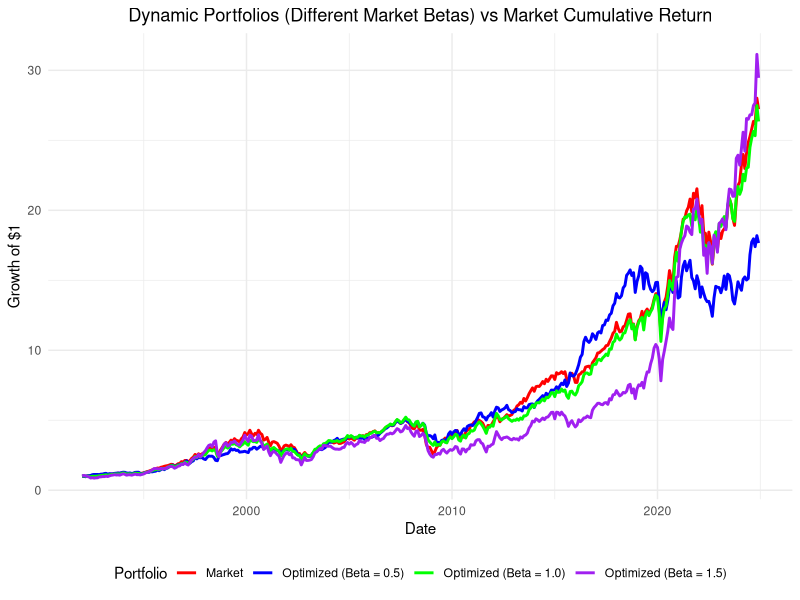
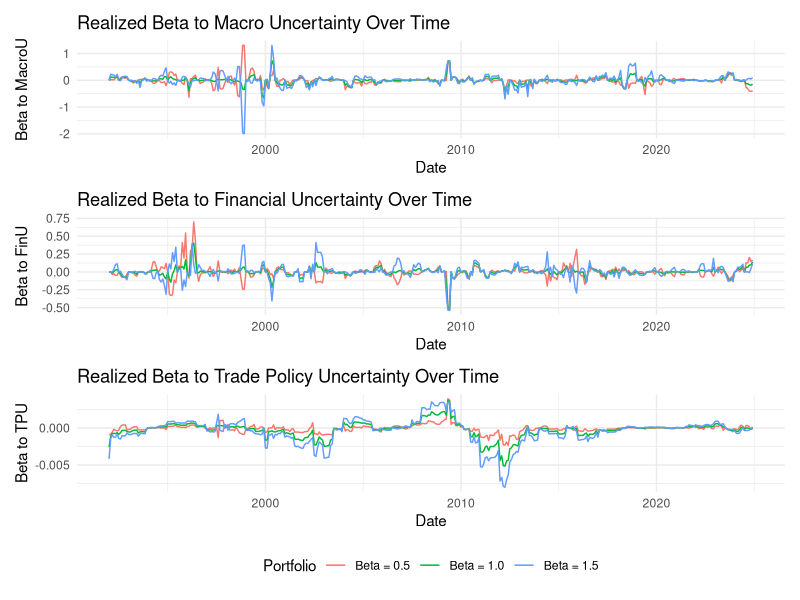
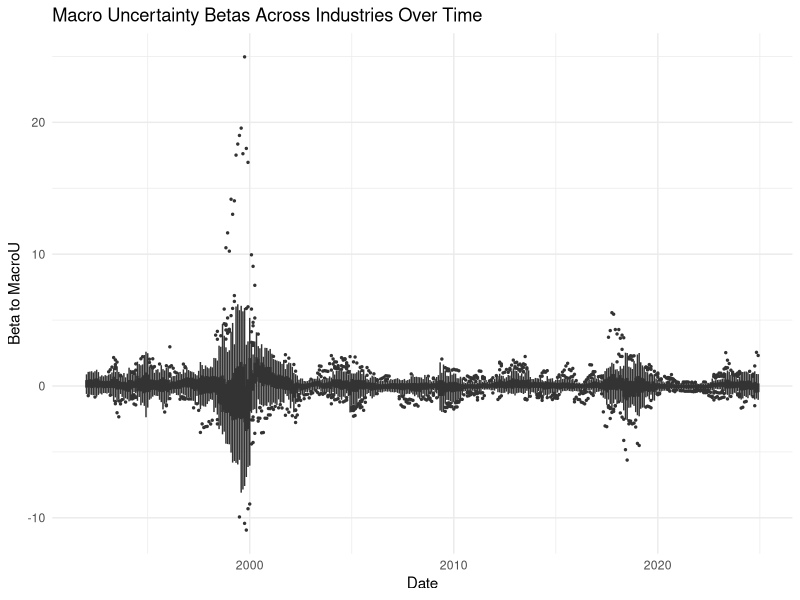
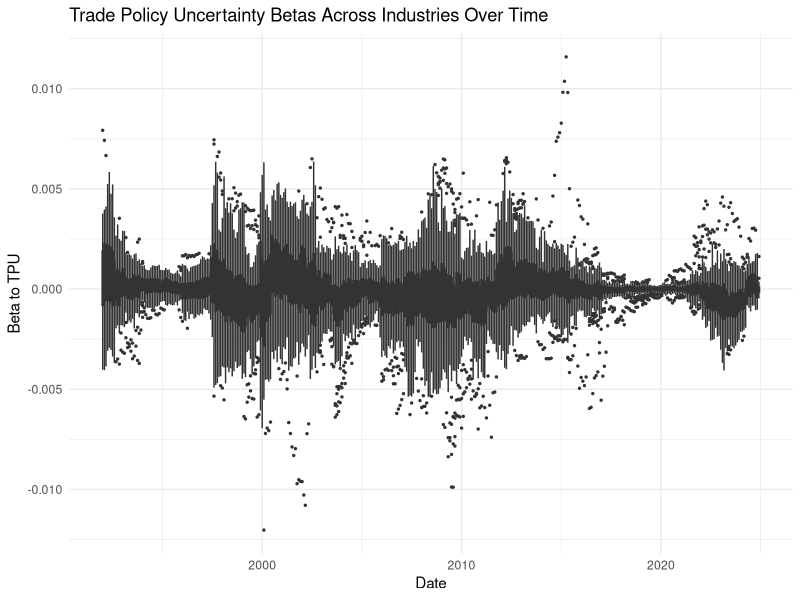
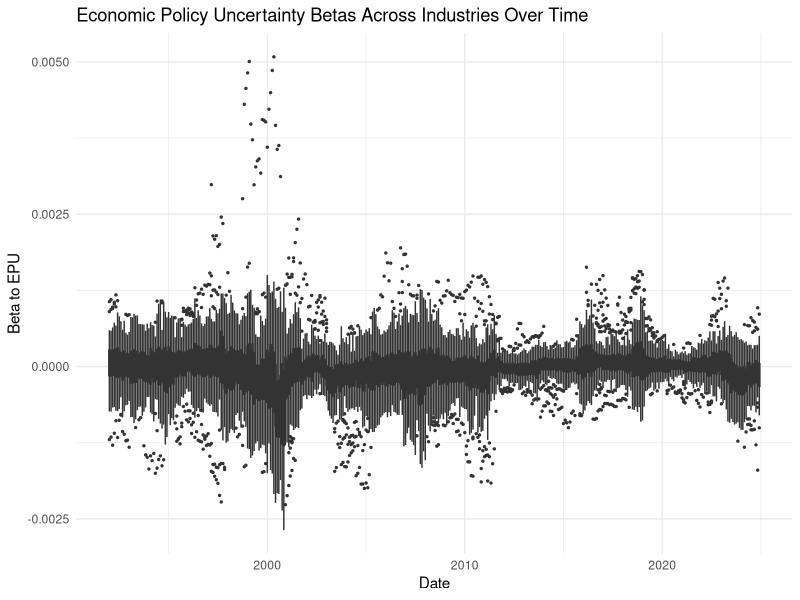
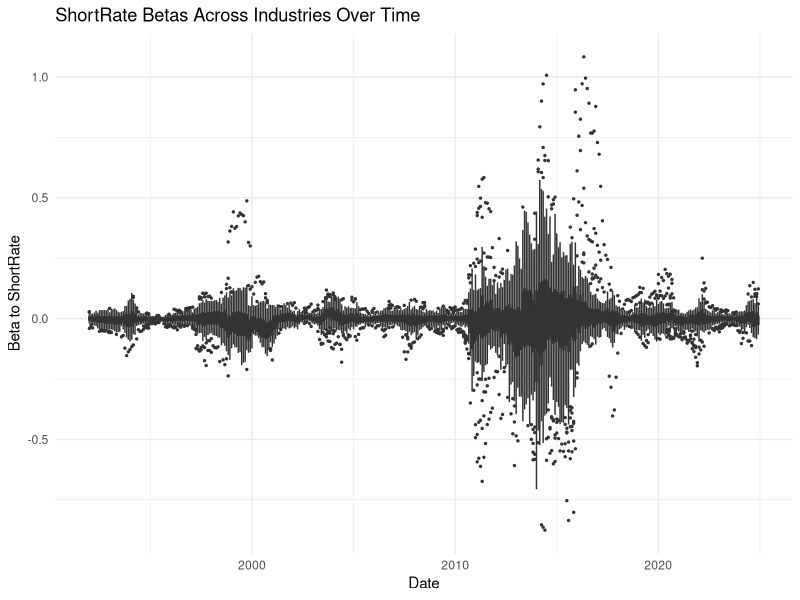
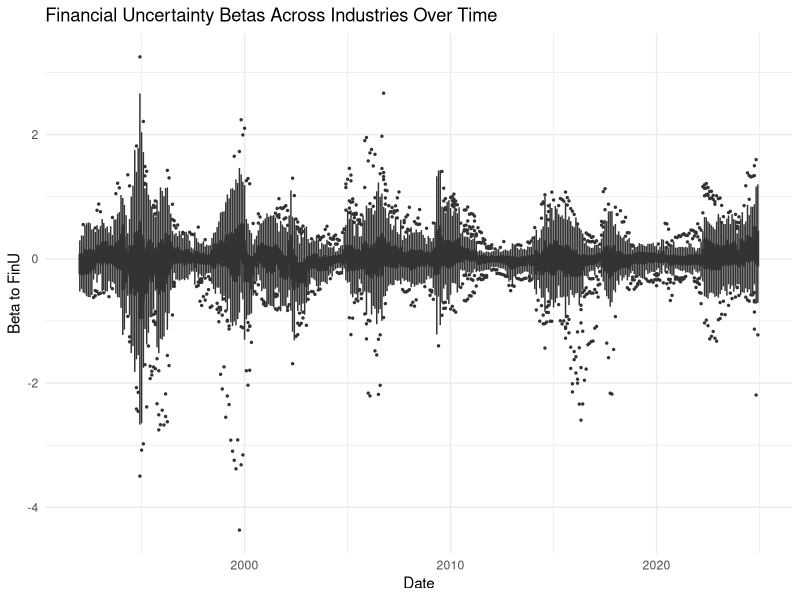

Recreate these plots in R, in order. (Note: a time limit stopped this script after it produced the figures.)
# =============================================
# 1. Load Required Libraries
# =============================================
if (!require("dplyr")) install.packages("dplyr")
if (!require("lubridate")) install.packages("lubridate")
if (!require("quadprog")) install.packages("quadprog")
if (!require("tidyr")) install.packages("tidyr")
if (!require("ggplot2")) install.packages("ggplot2")
if (!require("Matrix")) install.packages("Matrix")
if (!require("zoo")) install.packages("zoo")
library(dplyr)
library(lubridate)
library(quadprog)
library(tidyr)
library(ggplot2)
library(Matrix)
library(zoo)

# =============================================
# 2. Load Data
# =============================================

# Industry returns
industry_raw <- read.csv("./49_Industry_Portfolios.CSV")
industry <- industry_raw %>%
  mutate(Date = as.Date(paste0(Date, "01"), format = "%Y%m%d")) %>%
  mutate(across(-Date, ~ as.numeric(.) / 100))

names(industry_raw)
# Fama-French factors
factors <- read.csv("./F-F_Research_Data_Factors.CSV") %>%
  mutate(Date = as.Date(paste0(X, "01"), format = "%Y%m%d")) %>%
  rename(RMRF = Mkt.RF) %>%
  select(Date, RMRF, RF) %>%
  mutate(across(c(RMRF, RF), ~ as.numeric(.) / 100))

# Macro uncertainty
macroU <- read.csv("./sydneymacrouncertainty.csv") %>%
  mutate(Date = parse_date_time(Date, orders = "m/Y")) %>%
  rename(MacroU = h.1) %>%
  select(Date, MacroU)

# 1-year treasury rate
treasury <- read.csv("./THREEFY1.csv") %>%
  rename(Date = observation_date, ShortRate = THREEFY1) %>%
  mutate(Date = as.Date(Date), ShortRate = as.numeric(ShortRate)) %>%
  select(Date, ShortRate)

# Financial Uncertainty
finU<- read.csv('./FINU.csv')
finU <- finU %>%
  mutate(Date = parse_date_time(Date, orders = "m/Y")) %>%  # Parse month-year correctly
  mutate(Date = as.Date(paste0(year(Date), "-", sprintf("%02d", month(Date)), "-01")))  # Force first day of month

# Trade policy uncertainty
tpu <- read.csv("./TPU INDEX MONTHLY.csv") %>%
  mutate(Date = as.Date(DATE, origin = "1899-12-30")) %>%
  select(Date, TPU)

# Economic policy uncertainty
epu <- read.csv("./EPU.csv") %>%
  mutate(Date = as.Date(paste(Year, Month, "01", sep = "-"))) %>%
  rename(EPU = News_Based_Policy_Uncert_Index) %>%
  select(Date, EPU)

# Merge all
df_factors <- factors %>%
  inner_join(macroU, by = "Date") %>%
  inner_join(tpu, by = "Date") %>%
  inner_join(treasury, by = "Date") %>%
  inner_join(epu, by = "Date") %>%
  inner_join(finU, by = "Date")

full_data_monthly <- industry %>%
  inner_join(df_factors, by = "Date")

names(full_data_monthly)
names(df_factors)


# =============================================
# 1. Define rolling window settings
# =============================================
lookback_months <- 24  # 2 years window

# Industry columns
industry_cols <- setdiff(names(full_data_monthly),
                         c("Date", "RMRF", "RF", "MacroU", "TPU", "ShortRate", "EPU", "FinU"))

# Prepare storage for betas
rolling_betas <- list()
head(full_data_monthly)
# =============================================
# 2. Rolling Regressions
# =============================================
for (i in (lookback_months + 1):nrow(full_data_monthly)) {
  
  window_data <- full_data_monthly[(i - lookback_months):(i - 1), ]
  
  betas_this_date <- data.frame(
    Date = full_data_monthly$Date[i],
    Industry = industry_cols,
    Beta_RMRF = NA,
    Beta_MacroU = NA,
    Beta_FinU = NA,
    Beta_TPU = NA,
    Beta_EPU = NA,
    Beta_ShortRate = NA
  )
  
  for (j in seq_along(industry_cols)) {
    ind <- industry_cols[j]
    
    # Excess return
    y <- window_data[[ind]] - window_data$RF
    x <- window_data %>%
      select(RMRF, MacroU, FinU, TPU, EPU, ShortRate)
    
    model <- lm(y ~ ., data = x)
    
    coefs <- coef(model)
    
    # Shrinkage parameter (how strong shrinkage is)
    lambda_shrink <- 0.2  # for example, 20% shrinkage
    
    # After getting the raw OLS coefficients:
    coefs_shrunk <- coefs  # initialize
    
    # Shrink each coefficient manually
    coefs_shrunk["RMRF"] <- (1 - lambda_shrink) * coefs["RMRF"] + lambda_shrink * 1
    coefs_shrunk["MacroU"] <- (1 - lambda_shrink) * coefs["MacroU"] + lambda_shrink * 0
    coefs_shrunk["FinU"] <- (1 - lambda_shrink) * coefs["FinU"] + lambda_shrink * 0
    coefs_shrunk["TPU"] <- (1 - lambda_shrink) * coefs["TPU"] + lambda_shrink * 0
    coefs_shrunk["EPU"] <- (1 - lambda_shrink) * coefs["EPU"] + lambda_shrink * 0
    coefs_shrunk["ShortRate"] <- (1 - lambda_shrink) * coefs["ShortRate"] + lambda_shrink * 0
    
    # Store shrunk betas
    betas_this_date$Beta_RMRF[j] <- coefs_shrunk["RMRF"]
    betas_this_date$Beta_MacroU[j] <- coefs_shrunk["MacroU"]
    betas_this_date$Beta_FinU[j] <- coefs_shrunk["FinU"]
    betas_this_date$Beta_TPU[j] <- coefs_shrunk["TPU"]
    betas_this_date$Beta_EPU[j] <- coefs_shrunk["EPU"]
    betas_this_date$Beta_ShortRate[j] <- coefs_shrunk["ShortRate"]
    
    
    # Store betas
    #betas_this_date$Beta_RMRF[j] <- coefs["RMRF"]
    #betas_this_date$Beta_MacroU[j] <- coefs["MacroU"]
    #betas_this_date$Beta_FinU[j] <- coefs["FinU"]
    #betas_this_date$Beta_TPU[j] <- coefs["TPU"]
    #betas_this_date$Beta_EPU[j] <- coefs["EPU"]
    #betas_this_date$Beta_ShortRate[j] <- coefs["ShortRate"]
  }
  
  rolling_betas[[i - lookback_months]] <- betas_this_date
}


# =============================================
# 3. Combine into one big dataframe
# =============================================
beta_estimates <- do.call(rbind, rolling_betas)

# =============================================
# 4. Check result
# =============================================
head(beta_estimates)

# =============================================
# 1. Define optimization function
# =============================================

library(quadprog)

optimize_portfolio_soft <- function(Sigma, betas, 
                                    target_market_beta = 0.5, 
                                    gamma_penalty = 1000) {
  
  n <- nrow(betas)
  
  # Add a small regularization to covariance matrix
  Sigma_reg <- Sigma + diag(1e-6, n)
  
  # Build penalty matrix for soft factor constraints
  P <- as.matrix(betas[, c("Beta_MacroU", "Beta_FinU", "Beta_TPU", "Beta_EPU", "Beta_ShortRate")])
  PenaltyMat <- gamma_penalty * (P %*% t(P))  # <-- CORRECTED
  
  Dmat <- Sigma_reg + PenaltyMat
  dvec <- rep(0, n)
  
  # Only hard constraints: full investment and market beta = 1
  Amat <- t(rbind(
    rep(1, n),
    betas$Beta_RMRF
  ))
  
  bvec <- c(1, target_market_beta)
  meq <- length(bvec)  # equality constraints
  
  sol <- solve.QP(Dmat, dvec, Amat, bvec, meq)
  
  w_opt <- sol$solution
  w_opt <- w_opt / sum(w_opt)  # Normalize weights again
  
  return(w_opt)
}


optimize_and_backtest <- function(target_market_beta_value) {
  
  # Initialize storage
  portfolio_returns <- rep(NA, nrow(full_data_monthly))
  portfolio_weights <- matrix(NA, nrow = nrow(full_data_monthly), ncol = n_assets)
  colnames(portfolio_weights) <- industry_cols
  
  # Loop
  for (t in (lookback_months + 1):nrow(full_data_monthly)) {
    
    if ((t - lookback_months - 1) %% rebalance_every != 0 && t > (lookback_months + 1)) {
      portfolio_weights[t, ] <- portfolio_weights[t - 1, ]
      portfolio_returns[t] <- sum(portfolio_weights[t, ] * full_data_monthly[t, industry_cols], na.rm = TRUE)
      next
    }
    
    betas_this_date <- beta_estimates %>%
      filter(Date == full_data_monthly$Date[t]) %>%
      arrange(match(Industry, industry_cols))
    
    if (nrow(betas_this_date) != n_assets) {
      portfolio_weights[t, ] <- rep(1/n_assets, n_assets)
      portfolio_returns[t] <- mean(as.numeric(full_data_monthly[t, industry_cols]), na.rm = TRUE)
      next
    }
    
    window_data <- full_data_monthly[(t - lookback_months):(t - 1), industry_cols]
    Sigma_est <- cov(window_data) * 12
    Sigma_est <- Sigma_est + diag(1e-6, ncol(Sigma_est))
    
    w_opt <- optimize_portfolio_soft(Sigma_est, betas_this_date,
                                     target_market_beta = target_market_beta_value,
                                     gamma_penalty = 10)
    
    portfolio_weights[t, ] <- w_opt
    portfolio_returns[t] <- sum(w_opt * full_data_monthly[t, industry_cols], na.rm = TRUE)
  }
  
  # Build final results
  results_tmp <- data.frame(
    Date = full_data_monthly$Date,
    Portfolio_Return = portfolio_returns,
    Market_Return = full_data_monthly$RMRF + full_data_monthly$RF,
    RF = full_data_monthly$RF
  ) %>% na.omit() %>%
    mutate(
      Portfolio_Cumulative = cumprod(1 + Portfolio_Return),
      Market_Cumulative = cumprod(1 + Market_Return),
      Portfolio_Excess = Portfolio_Return - RF,
      Market_Excess = Market_Return - RF
    )
  
  # Now return BOTH results and weights
  return(list(results = results_tmp, weights = portfolio_weights))
}


# Run optimization for each target beta
n_assets <- length(industry_cols) #number of indusries
rebalance_every <- 6 #rebalance every 6 months

# Run optimization
opt_05 <- optimize_and_backtest(target_market_beta_value = 0.5)
opt_10 <- optimize_and_backtest(target_market_beta_value = 1.0)
opt_15 <- optimize_and_backtest(target_market_beta_value = 1.5)

# Now extract results and weights separately:
results_05 <- opt_05$results
portfolio_weights_05 <- opt_05$weights

results_10 <- opt_10$results
portfolio_weights_10 <- opt_10$weights

results_15 <- opt_15$results
portfolio_weights_15 <- opt_15$weights

names(full_data_monthly)
names(results_10)
names(results_15)
names(results_15)

# =============================================
# 4. Quick plot
# =============================================
library(ggplot2)
library(dplyr)
library(tidyr)

# Stack them together
results_combined <- bind_rows(
  results_05 %>% mutate(Portfolio = "Optimized (Beta = 0.5)"),
  results_10 %>% mutate(Portfolio = "Optimized (Beta = 1.0)"),
  results_15 %>% mutate(Portfolio = "Optimized (Beta = 1.5)")
)

# Reshape
results_long <- results_combined %>%
  select(Date, Portfolio, Portfolio_Cumulative, Market_Cumulative) %>%
  pivot_longer(cols = c(Portfolio_Cumulative, Market_Cumulative),
               names_to = "Series", values_to = "CumulativeReturn") %>%
  mutate(LineType = ifelse(Series == "Market_Cumulative", "Market", Portfolio))

library(ggplot2)

ggplot(results_long, aes(x = Date, y = CumulativeReturn, color = LineType)) +
  geom_line(linewidth = 1) +
  scale_color_manual(values = c(
    "Optimized (Beta = 0.5)" = "blue",
    "Optimized (Beta = 1.0)" = "green",
    "Optimized (Beta = 1.5)" = "purple",
    "Market" = "red"
  )) +
  labs(
    title = "Dynamic Portfolios (Different Market Betas) vs Market Cumulative Return",
    y = "Growth of $1",
    x = "Date",
    color = "Portfolio"
  ) +
  theme_minimal() +
  theme(
    legend.position = "bottom",
    plot.title = element_text(hjust = 0.5)
  )

compute_stats <- function(df, name) {
  ann_return <- round(mean(df$Portfolio_Return) * 12,2)
  ann_volatility <- round(sd(df$Portfolio_Return) * sqrt(12),2)
  sharpe_ratio <- round(mean(df$Portfolio_Excess)*12 /(sd(df$Portfolio_Excess)*sqrt(12)),2)
  
  return(data.frame(
    Portfolio = name,
    Annualized_Return = ann_return,
    Annualized_Volatility = ann_volatility,
    Sharpe_Ratio = sharpe_ratio
  ))
}

# For each optimized portfolio
stats_05 <- compute_stats(results_05, "Optimized (Beta = 0.5)")
stats_10 <- compute_stats(results_10, "Optimized (Beta = 1.0)")
stats_15 <- compute_stats(results_15, "Optimized (Beta = 1.5)")

# For Market (use Market_Return!)
compute_market_stats <- function(df) {
  ann_return <- round(mean(df$Market_Return) * 12,2)
  ann_volatility <- round(sd(df$Market_Return) * sqrt(12),2)
  sharpe_ratio <- round(mean(df$Market_Excess)*12 / (sd(df$Market_Excess)*sqrt(12)),2)
  
  return(data.frame(
    Portfolio = "Market",
    Annualized_Return = ann_return,
    Annualized_Volatility = ann_volatility,
    Sharpe_Ratio = sharpe_ratio
  ))
}

stats_market <- compute_market_stats(results_05)  # Market return is same across all

# Combine all
stats_all <- bind_rows(stats_05, stats_10, stats_15, stats_market)

# Print table
print(stats_all)

# Function to calculate portfolio betas dynamically
compute_portfolio_betas <- function(portfolio_weights, beta_estimates) {
  betas_list <- list()
  
  for (t in 1:nrow(portfolio_weights)) {
    w <- portfolio_weights[t, ]
    
    # Find matching betas
    beta_t <- beta_estimates %>%
      filter(Date == full_data_monthly$Date[t]) %>%
      arrange(match(Industry, industry_cols))
    
    if (nrow(beta_t) == length(industry_cols)) {
      beta_portfolio <- colSums(w * as.matrix(beta_t[, c(
        "Beta_RMRF", "Beta_MacroU", "Beta_FinU", "Beta_TPU", "Beta_EPU", "Beta_ShortRate"
      )]))
      
      betas_list[[length(betas_list) + 1]] <- data.frame(
        Date = full_data_monthly$Date[t],
        Beta_Market = beta_portfolio["Beta_RMRF"],
        Beta_MacroU = beta_portfolio["Beta_MacroU"],
        Beta_FinU = beta_portfolio["Beta_FinU"],
        Beta_TPU = beta_portfolio["Beta_TPU"],
        Beta_EPU = beta_portfolio["Beta_EPU"],
        Beta_ShortRate = beta_portfolio["Beta_ShortRate"]
      )
    }
  }
  
  betas_df <- do.call(rbind, betas_list)
  return(betas_df)
}


# Now apply to each set of portfolio weights
betas_05 <- compute_portfolio_betas(portfolio_weights_05, beta_estimates)
betas_10 <- compute_portfolio_betas(portfolio_weights_10, beta_estimates)
betas_15 <- compute_portfolio_betas(portfolio_weights_15, beta_estimates)

# From previous steps
betas_all <- bind_rows(
  betas_05 %>% mutate(Portfolio = "Beta = 0.5"),
  betas_10 %>% mutate(Portfolio = "Beta = 1.0"),
  betas_15 %>% mutate(Portfolio = "Beta = 1.5")
)

# 1. Plot for Macro Uncertainty Beta
p_macroU <- ggplot(betas_all, aes(x = Date, y = Beta_MacroU, color = Portfolio)) +
  geom_line() +
  labs(title = "Realized Beta to Macro Uncertainty Over Time",
       x = "Date",
       y = "Beta to MacroU") +
  theme_minimal()

# 2. Plot for Financial Uncertainty Beta
p_finU <- ggplot(betas_all, aes(x = Date, y = Beta_FinU, color = Portfolio)) +
  geom_line() +
  labs(title = "Realized Beta to Financial Uncertainty Over Time",
       x = "Date",
       y = "Beta to FinU") +
  theme_minimal()

# 3. Plot for Trade Policy Uncertainty Beta
p_tpu <- ggplot(betas_all, aes(x = Date, y = Beta_TPU, color = Portfolio)) +
  geom_line() +
  labs(title = "Realized Beta to Trade Policy Uncertainty Over Time",
       x = "Date",
       y = "Beta to TPU") +
  theme_minimal()

# Optional: Display all together if you want
library(patchwork)
(p_macroU / p_finU / p_tpu) + plot_layout(guides = "collect") & theme(legend.position = "bottom")

# =============================================
# Plotting Realized Betas for Each Industry Over Time
# =============================================
library(dplyr)
library(tidyr)

# Assume "all_betas" is your combined rolling betas (already merged)
# If not, bind them: all_betas <- do.call(bind_rows, rolling_betas)
# Convert to long format for ggplot2
betas_long <- beta_estimates %>%
  pivot_longer(
    cols = starts_with("Beta_"),
    names_to = "Factor",
    values_to = "Beta"
  )

# Only keep the factors you want to plot
# Plot 1: Macro Uncertainty Beta Distribution Over Time
p_macroU <- betas_long %>%
  filter(Factor == "Beta_MacroU") %>%
  ggplot(aes(x = Date, y = Beta, group = Date)) +
  geom_boxplot(outlier.size = 0.5) +
  labs(title = "Macro Uncertainty Betas Across Industries Over Time",
       y = "Beta to MacroU", x = "Date") +
  theme_minimal()

# Plot 2: Trade Policy Uncertainty Beta Distribution Over Time
p_tpu <- betas_long %>%
  filter(Factor == "Beta_TPU") %>%
  ggplot(aes(x = Date, y = Beta, group = Date)) +
  geom_boxplot(outlier.size = 0.5) +
  labs(title = "Trade Policy Uncertainty Betas Across Industries Over Time",
       y = "Beta to TPU", x = "Date") +
  theme_minimal()

# Plot 3: Economic Policy Uncertainty Beta Distribution Over Time
p_epu <- betas_long %>%
  filter(Factor == "Beta_EPU") %>%
  ggplot(aes(x = Date, y = Beta, group = Date)) +
  geom_boxplot(outlier.size = 0.5) +
  labs(title = "Economic Policy Uncertainty Betas Across Industries Over Time",
       y = "Beta to EPU", x = "Date") +
  theme_minimal()

# Plot 4: Financial Uncertainty Beta Distribution Over Time
p_finu <- betas_long %>%
  filter(Factor == "Beta_FinU") %>%
  ggplot(aes(x = Date, y = Beta, group = Date)) +
  geom_boxplot(outlier.size = 0.5) +
  labs(title = "Financial Uncertainty Betas Across Industries Over Time",
       y = "Beta to FinU", x = "Date") +
  theme_minimal()

# Plot 5: ShortRate Beta Distribution Over Time
p_sr <- betas_long %>%
  filter(Factor == "Beta_ShortRate") %>%
  ggplot(aes(x = Date, y = Beta, group = Date)) +
  geom_boxplot(outlier.size = 0.5) +
  labs(title = "ShortRate Betas Across Industries Over Time",
       y = "Beta to ShortRate", x = "Date") +
  theme_minimal()

# Print the plots
p_macroU
p_tpu
p_epu
p_sr
p_finu

library(dplyr)

# Realized Beta comparison 
# =============================================
# 1. Prepare the returns data
# =============================================

# Add the portfolios together
all_returns <- bind_rows(
  results_05 %>% mutate(Portfolio = "Beta_0.5"),
  results_10 %>% mutate(Portfolio = "Beta_1.0"),
  results_15 %>% mutate(Portfolio = "Beta_1.5")
)

# Add Market as if it is a portfolio too
market_returns <- results_05 %>%
  mutate(
    Portfolio = "Market",
    Portfolio_Return = Market_Return
  )

# Combine
full_returns <- bind_rows(all_returns, market_returns)

# =============================================
# 2. Define Rolling Regression Function
# =============================================

run_rolling_betas <- function(portfolio_name, lookback_months = 24) {
  
  df_returns <- full_returns %>% filter(Portfolio == portfolio_name) %>%
    select(Date, Portfolio_Return)
  
  df <- df_returns %>%
    inner_join(df_factors, by = "Date") %>%
    select(Date, Portfolio_Return, RF, MacroU, FinU, TPU, EPU, ShortRate)
  
  betas_list <- list()
  
  for (i in (lookback_months + 1):nrow(df)) {
    
    window_data <- df[(i - lookback_months):(i - 1), ]
    
    y <- window_data$Portfolio_Return - window_data$RF  # Excess return
    x <- window_data %>%
      select(MacroU, FinU, TPU, EPU, ShortRate)
    
    model <- lm(y ~ ., data = x)
    
    coefs <- coef(model)
    
    betas_list[[length(betas_list) + 1]] <- data.frame(
      Date = df$Date[i],
      Beta_MacroU = coefs["MacroU"],
      Beta_FinU = coefs["FinU"],
      Beta_TPU = coefs["TPU"],
      Beta_EPU = coefs["EPU"],
      Beta_ShortRate = coefs["ShortRate"],
      Portfolio = portfolio_name
    )
  }
  
  betas_df <- do.call(rbind, betas_list)
  return(betas_df)
}

# =============================================
# 3. Run for each portfolio and market
# =============================================

betas_05_realized <- run_rolling_betas("Beta_0.5")
betas_10_realized <- run_rolling_betas("Beta_1.0")
betas_15_realized <- run_rolling_betas("Beta_1.5")
betas_market_realized <- run_rolling_betas("Market")

# Combine all
betas_realized_all <- bind_rows(
  betas_05_realized,
  betas_10_realized,
  betas_15_realized,
  betas_market_realized
)

# View
head(betas_realized_all)

# =============================================
# Corrected Boxplot + Line Plot
# =============================================
# =============================================
# Corrected Boxplot + Line Plot
# =============================================

library(dplyr)
lookback_months <- 24  # Rolling 24-month window

industry_cols <- setdiff(names(industry), "Date")

rolling_betas_list <- list()

# ========================
# 1. Setup
# ========================
industry_cols <- setdiff(names(industry), "Date")

# Force dates to first of month
rolling_betas_list <- list()  # <<< You must create this empty list
# ========================
# 2. Loop over industries
# ========================
for (ind in industry_cols) {
  
  betas_list <- list()
  
  for (i in (lookback_months + 1):nrow(full_data_monthly)) {
    
    window_data <- full_data_monthly[(i - lookback_months):(i - 1), ]
    
    y <- window_data[[ind]] - window_data$RF  # <-- excess returns if needed
    x <- window_data %>%
      select(MacroU, FinU, TPU, EPU, ShortRate)
    
    if (nrow(window_data) == lookback_months && !all(is.na(y))) {  # Only if full window and y not all NA
      model <- lm(y ~ ., data = x)
      coefs <- coef(model)
      
      betas_list[[length(betas_list) + 1]] <- data.frame(
        Date = full_data_monthly$Date[i],
        Industry = ind,
        Beta_MacroU = coefs["MacroU"],
        Beta_FinU = coefs["FinU"],
        Beta_TPU = coefs["TPU"],
        Beta_EPU = coefs["EPU"],
        Beta_ShortRate = coefs["ShortRate"]
      )
    }
  }
  
  rolling_betas_list[[ind]] <- do.call(rbind, betas_list)
}

str(rolling_betas_list)
# ========================
# 3. After loop: combine everything
# ========================
industry_betas_all <- do.call(rbind, rolling_betas_list)
industry_betas_long <- industry_betas_all %>%
  pivot_longer(
    cols = starts_with("Beta_"),
    names_to = "Factor",
    values_to = "Beta"
  )

# Combine optimized portfolios + market
portfolio_betas_all <- bind_rows(
  betas_all %>% mutate(Portfolio = case_when(
    Portfolio == "Beta = 0.5" ~ "Beta_0.5",
    Portfolio == "Beta = 1.0" ~ "Beta_1.0",
    Portfolio == "Beta = 1.5" ~ "Beta_1.5",
    TRUE ~ Portfolio
  )),
  betas_market_realized %>% mutate(Portfolio = "Market")
)

portfolio_betas_long <- portfolio_betas_all %>%
  pivot_longer(
    cols = starts_with("Beta_"),
    names_to = "Factor",
    values_to = "Beta"
  )

unique(portfolio_betas_long$Portfolio)

plot_factor_beta_lines <- function(factor_name, y_label) {
  
  # Filter industry and portfolio data
  industry_data <- industry_betas_long %>% filter(Factor == factor_name)
  portfolio_data <- portfolio_betas_long %>% filter(Factor == factor_name)
  
  # Combine beta values
  all_beta_values <- c(industry_data$Beta, portfolio_data$Beta)
  
  # Set limits based on 5th and 95th percentiles
  beta_min <- quantile(all_beta_values, 0.05, na.rm = TRUE)
  beta_max <- quantile(all_beta_values, 0.95, na.rm = TRUE)
  
  ggplot() +
    geom_boxplot(
      data = industry_data,
      aes(x = Date, y = Beta, group = Date),
      outlier.shape = NA,
      fill = "lightgray",
      color = "black",
      width = 0.5
    ) +
    geom_line(
      data = portfolio_data,
      aes(x = Date, y = Beta, color = Portfolio),
      size = 1
    ) +
    labs(title = paste("Industry vs Optimized Portfolios' Betas to", y_label),
         x = "Date", y = paste("Beta to", y_label)) +
    coord_cartesian(ylim = c(beta_min, beta_max)) +   # <<<<<< USE coord_cartesian better than ylim
    theme_minimal() +
    theme(legend.position = "bottom",
          plot.title = element_text(hjust = 0.5, size = 14)) +
    scale_color_manual(values = c(
      "Beta_0.5" = "red",
      "Beta_1.0" = "green",
      "Beta_1.5" = "blue",
      "Market" = "purple"
    ))
}



# Now plot each factor
p_macroU_line <- plot_factor_beta_lines("Beta_MacroU", "Macro Uncertainty")
p_finU_line   <- plot_factor_beta_lines("Beta_FinU", "Financial Uncertainty")
p_tpu_line    <- plot_factor_beta_lines("Beta_TPU", "Trade Policy Uncertainty")
p_epu_line    <- plot_factor_beta_lines("Beta_EPU", "Economic Policy Uncertainty")
p_sr_line     <- plot_factor_beta_lines("Beta_ShortRate", "Short Rate")


# =============================================
# Display the plots
# =============================================
p_macroU_line
p_finU_line
p_tpu_line
p_epu_line
p_sr_line

library(dplyr)

# 1. Filter for the portfolios we care about
betas_comparison_all <- betas_realized_all %>%
  filter(Portfolio %in% c("Beta_0.5", "Beta_1.0", "Beta_1.5", "Market"))

# 2. Summarize the average beta for each factor
betas_summary_all <- betas_comparison_all %>%
  group_by(Portfolio) %>%
  summarise(
    Avg_Beta_MacroU = mean(Beta_MacroU, na.rm = TRUE),
    Avg_Beta_FinU = mean(Beta_FinU, na.rm = TRUE),
    Avg_Beta_TPU = mean(Beta_TPU, na.rm = TRUE),
    Avg_Beta_EPU = mean(Beta_EPU, na.rm = TRUE),
    Avg_Beta_ShortRate = mean(Beta_ShortRate, na.rm = TRUE)
  )

# 3. Extract Market average betas
market_betas <- betas_summary_all %>%
  filter(Portfolio == "Market") %>%
  select(-Portfolio) %>%
  as.list()

# 4. Compute Improvement Percentages
betas_summary_all <- betas_summary_all %>%
  mutate(
    MacroU_Improvement_Percent = (market_betas$Avg_Beta_MacroU - Avg_Beta_MacroU) / abs(market_betas$Avg_Beta_MacroU) * 100,
    FinU_Improvement_Percent = (market_betas$Avg_Beta_FinU - Avg_Beta_FinU) / abs(market_betas$Avg_Beta_FinU) * 100,
    TPU_Improvement_Percent = (market_betas$Avg_Beta_TPU - Avg_Beta_TPU) / abs(market_betas$Avg_Beta_TPU) * 100,
    EPU_Improvement_Percent = (market_betas$Avg_Beta_EPU - Avg_Beta_EPU) / abs(market_betas$Avg_Beta_EPU) * 100,
    ShortRate_Improvement_Percent = (market_betas$Avg_Beta_ShortRate - Avg_Beta_ShortRate) / abs(market_betas$Avg_Beta_ShortRate) * 100
  )

# 5. View result
print(betas_summary_all)

# Assume you already have this:
# betas_summary_all

# Extract the market's betas
market_betas <- betas_summary_all %>%
  filter(Portfolio == "Market") %>%
  select(starts_with("Avg_Beta")) %>%
  as.list()

library(dplyr)

# Assuming you already have `betas_summary_all` and `market_betas`
# If not, make sure betas_summary_all has the average betas

# Recompute the improvements correctly (use absolute values for comparison)
betas_summary_all <- betas_summary_all %>%
  mutate(
    MacroU_Improvement_Percent = (abs(market_betas$Avg_Beta_MacroU) - abs(Avg_Beta_MacroU)) / abs(market_betas$Avg_Beta_MacroU) * 100,
    FinU_Improvement_Percent = (abs(market_betas$Avg_Beta_FinU) - abs(Avg_Beta_FinU)) / abs(market_betas$Avg_Beta_FinU) * 100,
    TPU_Improvement_Percent = (abs(market_betas$Avg_Beta_TPU) - abs(Avg_Beta_TPU)) / abs(market_betas$Avg_Beta_TPU) * 100,
    EPU_Improvement_Percent = (abs(market_betas$Avg_Beta_EPU) - abs(Avg_Beta_EPU)) / abs(market_betas$Avg_Beta_EPU) * 100,
    ShortRate_Improvement_Percent = (abs(market_betas$Avg_Beta_ShortRate) - abs(Avg_Beta_ShortRate)) / abs(market_betas$Avg_Beta_ShortRate) * 100
  )

# View nicely only improvements
betas_improvement_table <- betas_summary_all %>%
  select(Portfolio,
         MacroU_Improvement_Percent,
         FinU_Improvement_Percent,
         TPU_Improvement_Percent,
         EPU_Improvement_Percent,
         ShortRate_Improvement_Percent)

print(betas_improvement_table)



# Filter only MacroU and FinU improvement
betas_improvement_focus <- betas_summary_all %>%
  select(Portfolio,
         MacroU_Improvement_Percent,
         FinU_Improvement_Percent)

print(betas_improvement_focus)
library(dplyr)
library(tidyr)

# Step 1: Reshape it to long format including MacroU, FinU, TPU, and EPU
betas_improvement_focus_long <- betas_summary_all %>%
  select(Portfolio, MacroU_Improvement_Percent, FinU_Improvement_Percent,
         TPU_Improvement_Percent, EPU_Improvement_Percent) %>%
  pivot_longer(
    cols = c(MacroU_Improvement_Percent, FinU_Improvement_Percent,
             TPU_Improvement_Percent, EPU_Improvement_Percent),
    names_to = "Factor",
    values_to = "Improvement_Percent"
  )



# Remove Market from the dataset
betas_improvement_focus_long_clean <- betas_improvement_focus_long %>%
  filter(Portfolio != "Market")

# Plot without Market
ggplot(betas_improvement_focus_long_clean, aes(x = Factor, y = Improvement_Percent, fill = Portfolio)) +
  geom_col(position = "dodge") +
  labs(title = "Improvement (%) of Each Optimized Portfolio Against Market",
       x = "Factor",
       y = "Improvement (%)") +
  theme_minimal() +
  theme(
    legend.position = "bottom",
    plot.title = element_text(hjust = 0.5, size = 14)
  )

library(dplyr)
library(tidyr)
library(ggplot2)

# ================================
# 1. Calculate Sensitivity Score
# ================================

# If you are using beta_estimates for industries:
industry_sensitivity <- beta_estimates %>%
  group_by(Industry) %>%
  summarize(
    Avg_Beta_MacroU = mean(Beta_MacroU, na.rm = TRUE),
    Avg_Beta_FinU = mean(Beta_FinU, na.rm = TRUE)
  ) %>%
  mutate(
    Uncertainty_Sensitivity = (abs(Avg_Beta_MacroU) + abs(Avg_Beta_FinU)) / 2
  )

# If you are using portfolio realized betas:
portfolio_sensitivity <- betas_realized_all %>%
  group_by(Portfolio) %>%
  summarize(
    Avg_Beta_MacroU = mean(Beta_MacroU, na.rm = TRUE),
    Avg_Beta_FinU = mean(Beta_FinU, na.rm = TRUE)
  ) %>%
  mutate(
    Uncertainty_Sensitivity = (abs(Avg_Beta_MacroU) + abs(Avg_Beta_FinU)) / 2
  )

# ================================
# 2. Combine and Prepare for Plot
# ================================

# Add a label to know which is portfolio or industry
industry_sensitivity <- industry_sensitivity %>%
  mutate(Type = "Industry", Name = Industry) %>%
  select(Name, Uncertainty_Sensitivity, Type)

portfolio_sensitivity <- portfolio_sensitivity %>%
  mutate(Type = "Portfolio", Name = Portfolio) %>%
  select(Name, Uncertainty_Sensitivity, Type)

# Combine
sensitivity_all <- bind_rows(industry_sensitivity, portfolio_sensitivity)

# ================================
# 3. Plot Ranking Bar Chart
# ================================

# Sort descending for plotting
sensitivity_all <- sensitivity_all %>%
  arrange(desc(Uncertainty_Sensitivity)) %>%
  mutate(Name = factor(Name, levels = rev(Name)))  # <<< reverse order!

# Plot
#ggplot(sensitivity_all, aes(x = Name, y = Uncertainty_Sensitivity, fill = Type)) +
#  geom_bar(stat = "identity") +
#  coord_flip() +
#  labs(title = "Uncertainty Sensitivity Score (Equal Weighted MacroU and FinU)",
#       x = "Portfolio / Industry",
#       y = "Sensitivity Score") +
#  theme_minimal() +
#  theme(plot.title = element_text(hjust = 0.5)) +
#  scale_fill_manual(values = c("Portfolio" = "steelblue", "Industry" = "lightgray"))

library(dplyr)
library(ggplot2)

# 1. Average sensitivity for industries
industry_avg_sensitivity <- industry_betas_all %>%
  group_by(Industry) %>%
  summarise(Uncertainty_Sensitivity = mean((abs(Beta_MacroU) + abs(Beta_FinU) + abs(Beta_TPU) + abs(Beta_EPU)) / 4, na.rm = TRUE)) %>%
  mutate(Type = "Industry") %>%
  rename(Name = Industry)

# 2. Average sensitivity for portfolios
portfolio_avg_sensitivity <- betas_realized_all %>%
  filter(Portfolio %in% c("Beta_0.5", "Beta_1.0", "Beta_1.5", "Market")) %>%
  group_by(Portfolio) %>%
  summarise(Uncertainty_Sensitivity = mean((abs(Beta_MacroU) + abs(Beta_FinU) + abs(Beta_TPU) + abs(Beta_EPU)) / 4, na.rm = TRUE)) %>%
  mutate(Type = "Portfolio") %>%
  rename(Name = Portfolio)

# 3. Combine all
sensitivity_all <- bind_rows(industry_avg_sensitivity, portfolio_avg_sensitivity)

# 4. Sort descending
sensitivity_all <- sensitivity_all %>%
  arrange(desc(Uncertainty_Sensitivity)) %>%
  mutate(Name = factor(Name, levels = rev(Name)))

# 5. Plot
#ggplot(sensitivity_all, aes(x = Name, y = Uncertainty_Sensitivity, fill = Type)) +
#  geom_bar(stat = "identity") +
#  coord_flip() +
#  labs(title = "Uncertainty Sensitivity Score (Equal Weighted MacroU, FinU, TPU, EPU)",
#       x = "Portfolio / Industry",
#       y = "Sensitivity Score") +
#  theme_minimal() +
#  theme(plot.title = element_text(hjust = 0.5)) +
#  scale_fill_manual(values = c("Portfolio" = "steelblue", "Industry" = "lightgray"))

# 1. Average sensitivity for industries (EPU and TPU only)
industry_avg_sensitivity_epu_tpu <- industry_betas_all %>%
  group_by(Industry) %>%
  summarise(Uncertainty_Sensitivity = mean((abs(Beta_TPU) + abs(Beta_EPU)) / 2, na.rm = TRUE)) %>%
  mutate(Type = "Industry") %>%
  rename(Name = Industry)

# 2. Average sensitivity for portfolios (EPU and TPU only)
portfolio_avg_sensitivity_epu_tpu <- betas_realized_all %>%
  filter(Portfolio %in% c("Beta_0.5", "Beta_1.0", "Beta_1.5", "Market")) %>%
  group_by(Portfolio) %>%
  summarise(Uncertainty_Sensitivity = mean((abs(Beta_TPU) + abs(Beta_EPU)) / 2, na.rm = TRUE)) %>%
  mutate(Type = "Portfolio") %>%
  rename(Name = Portfolio)

# 3. Combine all
sensitivity_all_epu_tpu <- bind_rows(industry_avg_sensitivity_epu_tpu, portfolio_avg_sensitivity_epu_tpu)

# 4. Sort descending
sensitivity_all_epu_tpu <- sensitivity_all_epu_tpu %>%
  arrange(desc(Uncertainty_Sensitivity)) %>%
  mutate(Name = factor(Name, levels = rev(Name)))

# 5. Plot
#ggplot(sensitivity_all_epu_tpu, aes(x = Name, y = Uncertainty_Sensitivity, fill = Type)) +
#  geom_bar(stat = "identity") +
#  coord_flip() +
#  labs(title = "Uncertainty Sensitivity Score (Equal Weighted TPU and EPU)",
#       x = "Portfolio / Industry",
#       y = "Sensitivity Score") +
#  theme_minimal() +
#  theme(plot.title = element_text(hjust = 0.5)) +
#  scale_fill_manual(values = c("Portfolio" = "steelblue", "Industry" = "lightgray"))


# Assuming you have df_factors containing Date, MacroU, FinU, TPU, EPU

# 1. Regression of TPU on MacroU and FinU
model_tpu <- lm(TPU ~ MacroU + FinU, data = df_factors)
summary(model_tpu)

# 2. Regression of EPU on MacroU and FinU
model_epu <- lm(EPU ~ MacroU + FinU, data = df_factors)
summary(model_epu)


# First, rename inside each dataset if needed
industry_betas_all_fixed <- industry_betas_all %>%
  rename(Portfolio = Industry)

betas_05_realized_fixed <- betas_05_realized %>%
  mutate(Portfolio = "Beta_0.5")

betas_10_realized_fixed <- betas_10_realized %>%
  mutate(Portfolio = "Beta_1.0")

betas_15_realized_fixed <- betas_15_realized %>%
  mutate(Portfolio = "Beta_1.5")

betas_market_realized_fixed <- betas_market_realized %>%
  mutate(Portfolio = "Market")

# Now safely bind everything together
betas_realized_all <- bind_rows(
  industry_betas_all_fixed,
  betas_05_realized_fixed,
  betas_10_realized_fixed,
  betas_15_realized_fixed,
  betas_market_realized_fixed
)


# Step 3: Standardize (scale) the factors
factors_scaled <- full_data_monthly %>%
  select(MacroU, FinU, TPU, EPU) %>%
  scale() %>% as.data.frame()

factor_sd <- apply(factors_scaled, 2, sd)  # Should be 1 already if scaled

# Step 4: Adjust betas
adjusted_betas_all <- betas_realized_all %>%
  mutate(
    Beta_MacroU = Beta_MacroU / sd(factors_scaled$MacroU),
    Beta_FinU   = Beta_FinU / sd(factors_scaled$FinU),
    Beta_TPU    = Beta_TPU / sd(factors_scaled$TPU),
    Beta_EPU    = Beta_EPU / sd(factors_scaled$EPU)
  )

# Step 5: Compute average absolute sensitivity per portfolio
sensitivity_summary <- adjusted_betas_all %>%
  group_by(Portfolio) %>%
  summarize(
    Sensitivity_Score = mean(abs(Beta_MacroU) + abs(Beta_FinU) + abs(Beta_TPU) + abs(Beta_EPU)) / 4,
    .groups = "drop"
  )

# Step 6: Add Type
sensitivity_summary <- sensitivity_summary %>%
  mutate(Type = ifelse(Portfolio %in% c("Beta_0.5", "Beta_1.0", "Beta_1.5", "Market"), "Portfolio", "Industry"))

# Step 7: Plot
library(ggplot2)

ggplot(sensitivity_summary %>% arrange(Sensitivity_Score), 
       aes(x = reorder(Portfolio, Sensitivity_Score), y = Sensitivity_Score, fill = Type)) +
  geom_bar(stat = "identity") +
  coord_flip() +
  labs(title = "Adjusted Uncertainty Sensitivity Score (Standardized Factors)",
       x = "Portfolio / Industry",
       y = "Sensitivity Score") +
  theme_minimal() +
  theme(plot.title = element_text(hjust = 0.5)) +
  scale_fill_manual(values = c("Portfolio" = "steelblue", "Industry" = "lightgray"))


library(dplyr)
library(ggplot2)

# Step 5: Compute average absolute sensitivity for only TPU and EPU
sensitivity_summary_tpu_epu <- adjusted_betas_all %>%
  group_by(Portfolio) %>%
  summarize(
    Sensitivity_Score = mean(abs(Beta_TPU) + abs(Beta_EPU)) / 2,   # <--- ONLY TPU and EPU
    .groups = "drop"
  )

# Step 6: Add Type (Portfolio vs Industry)
sensitivity_summary_tpu_epu <- sensitivity_summary_tpu_epu %>%
  mutate(Type = ifelse(Portfolio %in% c("Beta_0.5", "Beta_1.0", "Beta_1.5", "Market"), "Portfolio", "Industry"))

# Step 7: Plot
ggplot(sensitivity_summary_tpu_epu %>% arrange(Sensitivity_Score), 
       aes(x = reorder(Portfolio, Sensitivity_Score), y = Sensitivity_Score, fill = Type)) +
  geom_bar(stat = "identity") +
  coord_flip() +
  labs(title = "Adjusted Trade & Economic Policy Uncertainty Sensitivity (Standardized Factors)",
       x = "Portfolio / Industry",
       y = "Sensitivity Score") +
  theme_minimal() +
  theme(plot.title = element_text(hjust = 0.5)) +
  scale_fill_manual(values = c("Portfolio" = "steelblue", "Industry" = "lightgray"))



# ===========================
# 1. Compute realized beta over time
# ===========================

# For Beta = 0.5 portfolio
realized_beta_05 <- betas_05 %>%
  mutate(Target_Beta = 0.5) %>%
  select(Date, Realized_Beta = Beta_Market, Target_Beta) %>%
  mutate(Portfolio = "Beta_0.5")

# For Beta = 1.0 portfolio
realized_beta_10 <- betas_10 %>%
  mutate(Target_Beta = 1.0) %>%
  select(Date, Realized_Beta = Beta_Market, Target_Beta) %>%
  mutate(Portfolio = "Beta_1.0")

# For Beta = 1.5 portfolio
realized_beta_15 <- betas_15 %>%
  mutate(Target_Beta = 1.5) %>%
  select(Date, Realized_Beta = Beta_Market, Target_Beta) %>%
  mutate(Portfolio = "Beta_1.5")

# ===========================
# 2. Combine all
# ===========================

realized_betas_all <- bind_rows(realized_beta_05, realized_beta_10, realized_beta_15)

# ===========================
# 3. Calculate Average Realized Beta for each Portfolio
# ===========================

average_betas <- realized_betas_all %>%
  group_by(Portfolio) %>%
  summarize(Average_Realized_Beta = mean(Realized_Beta, na.rm = TRUE), .groups = "drop")

# Merge the average back for plotting
realized_betas_all <- realized_betas_all %>%
  left_join(average_betas, by = "Portfolio")

# ===========================
# 4. Plot realized vs target beta + average line
# ===========================

library(ggplot2)
library(dplyr)

# Your base plot
p <- ggplot(realized_betas_all, aes(x = Date, y = Realized_Beta, color = Portfolio)) +
  geom_line(size = 1) +
  geom_hline(aes(yintercept = Target_Beta, linetype = "Target Beta"), color = "black", size = 1) +
  geom_hline(aes(yintercept = Average_Realized_Beta, linetype = "Average Realized Beta"), color = "gray30", size = 1) +
  facet_wrap(~ Portfolio, ncol = 1, scales = "free_y") +
  labs(
    title = "Realized Beta vs Target Beta",
    x = "Date",
    y = "Beta to Market (RMRF)",
    linetype = "Reference Line"   # <- Label for linetype legend
  ) +
  scale_linetype_manual(values = c("Target Beta" = "dashed", "Average Realized Beta" = "dotted")) +
  theme_minimal() +
  theme(
    plot.title = element_text(hjust = 0.5, size = 16),
    legend.position = "bottom",    # <<< now showing legend nicely below
    legend.title = element_text(size = 10),
    legend.text = element_text(size = 9)
  )

# Print
print(p)

print(betas_summary_all)

# Assuming you already have factors_scaled from your earlier scaling
factor_sd <- apply(factors_scaled, 2, sd)

# Step 1: Normalize betas
betas_normalized <- betas_summary_all %>%
  mutate(
    Avg_Beta_MacroU = Avg_Beta_MacroU / sd(factors_scaled$MacroU),
    Avg_Beta_FinU = Avg_Beta_FinU / sd(factors_scaled$FinU),
    Avg_Beta_TPU = Avg_Beta_TPU / sd(factors_scaled$TPU),
    Avg_Beta_EPU = Avg_Beta_EPU / sd(factors_scaled$EPU)
  )

# Step 2: Reshape
betas_normalized_long <- betas_normalized %>%
  select(Portfolio, Avg_Beta_MacroU, Avg_Beta_FinU, Avg_Beta_TPU, Avg_Beta_EPU) %>%
  pivot_longer(
    cols = starts_with("Avg_Beta"),
    names_to = "Factor",
    values_to = "Normalized_Beta"
  ) %>%
  mutate(Factor = recode(Factor,
                         "Avg_Beta_MacroU" = "MacroU",
                         "Avg_Beta_FinU" = "FinU",
                         "Avg_Beta_TPU" = "TPU",
                         "Avg_Beta_EPU" = "EPU"))

# Step 3: Plot
ggplot(betas_normalized_long, aes(x = Portfolio, y = Normalized_Beta, fill = Factor)) +
  geom_col(position = "dodge") +
  labs(
    title = "Normalized Average Beta Exposure to Uncertainty Factors",
    x = "Portfolio",
    y = "Normalized Beta (per 1 SD of Factor)"
  ) +
  theme_minimal() +
  theme(
    plot.title = element_text(hjust = 0.5, size = 16),
    legend.position = "bottom"
  )
